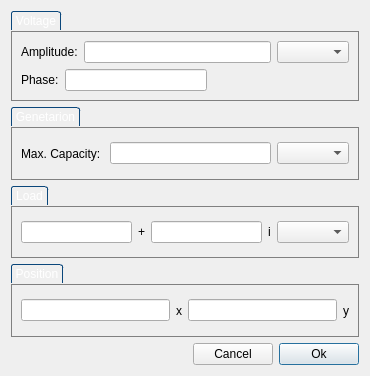
<?xml version="1.0" encoding="UTF-8"?>
<ui version="4.0">
 <class>WindowAddSlack</class>
 <widget class="QDialog" name="WindowAddSlack">
  <property name="geometry">
   <rect>
    <x>0</x>
    <y>0</y>
    <width>370</width>
    <height>376</height>
   </rect>
  </property>
  <property name="windowTitle">
   <string>Add Slack  Bar</string>
  </property>
  <layout class="QVBoxLayout" name="verticalLayout_2">
   <item>
    <widget class="QGroupBox" name="gbLoad_2">
     <property name="styleSheet">
      <string notr="true">QGroupBox {
border: 1px solid gray;
margin-top: 20px;
}

QGroupBox::title
{
    subcontrol-origin: margin;	
    border-top-left-radius: 3px;
    border-top-right-radius: 3px;
    border: 1px solid #0b477b;
    border-bottom: none;
    background-color: qlineargradient(x1: 0, y1: 0, x2: 0, y2: 1,
        stop: 0 #001520, stop: 1 #000809);
    padding: 2 2px;
    color: white;   
}</string>
     </property>
     <property name="title">
      <string>Voltage</string>
     </property>
     <layout class="QVBoxLayout" name="verticalLayout">
      <item>
       <layout class="QHBoxLayout" name="horizontalLayout_2">
        <item>
         <widget class="QLabel" name="label_14">
          <property name="text">
           <string>Amplitude:</string>
          </property>
         </widget>
        </item>
        <item>
         <widget class="QLineEdit" name="V">
          <property name="toolTip">
           <string>Comsumed power</string>
          </property>
          <property name="toolTipDuration">
           <number>1</number>
          </property>
         </widget>
        </item>
        <item>
         <widget class="QComboBox" name="VUnity"/>
        </item>
       </layout>
      </item>
      <item>
       <layout class="QHBoxLayout" name="horizontalLayout_3">
        <item>
         <widget class="QLabel" name="label_15">
          <property name="text">
           <string>Phase:</string>
          </property>
         </widget>
        </item>
        <item>
         <widget class="QLineEdit" name="phase">
          <property name="toolTip">
           <string>Consumed reactive power</string>
          </property>
          <property name="toolTipDuration">
           <number>1</number>
          </property>
         </widget>
        </item>
        <item>
         <spacer name="horizontalSpacer_2">
          <property name="orientation">
           <enum>Qt::Horizontal</enum>
          </property>
          <property name="sizeHint" stdset="0">
           <size>
            <width>40</width>
            <height>20</height>
           </size>
          </property>
         </spacer>
        </item>
       </layout>
      </item>
     </layout>
    </widget>
   </item>
   <item>
    <widget class="QGroupBox" name="gbGeneration">
     <property name="styleSheet">
      <string notr="true">QGroupBox {
border: 1px solid gray;
margin-top: 20px;
}

QGroupBox::title
{
    subcontrol-origin: margin;	
    border-top-left-radius: 3px;
    border-top-right-radius: 3px;
    border: 1px solid #0b477b;
    border-bottom: none;
    background-color: qlineargradient(x1: 0, y1: 0, x2: 0, y2: 1,
        stop: 0 #001520, stop: 1 #000809);
    padding: 2 2px;
    color: white;   
}</string>
     </property>
     <property name="title">
      <string>Genetarion</string>
     </property>
     <layout class="QHBoxLayout" name="horizontalLayout">
      <item>
       <widget class="QLabel" name="label_3">
        <property name="text">
         <string>Max. Capacity: </string>
        </property>
       </widget>
      </item>
      <item>
       <widget class="QLineEdit" name="MaxCapacity">
        <property name="toolTip">
         <string>Maximum generation capacity</string>
        </property>
        <property name="toolTipDuration">
         <number>1</number>
        </property>
       </widget>
      </item>
      <item>
       <widget class="QComboBox" name="GenerationUnity"/>
      </item>
     </layout>
    </widget>
   </item>
   <item>
    <widget class="QGroupBox" name="gbLoad">
     <property name="styleSheet">
      <string notr="true">QGroupBox {
border: 1px solid gray;
margin-top: 20px;
}

QGroupBox::title
{
    subcontrol-origin: margin;	
    border-top-left-radius: 3px;
    border-top-right-radius: 3px;
    border: 1px solid #0b477b;
    border-bottom: none;
    background-color: qlineargradient(x1: 0, y1: 0, x2: 0, y2: 1,
        stop: 0 #001520, stop: 1 #000809);
    padding: 2 2px;
    color: white;   
}</string>
     </property>
     <property name="title">
      <string>Load</string>
     </property>
     <layout class="QHBoxLayout" name="horizontalLayout_7">
      <item>
       <widget class="QLineEdit" name="Pload">
        <property name="toolTip">
         <string>Comsumed power</string>
        </property>
        <property name="toolTipDuration">
         <number>1</number>
        </property>
       </widget>
      </item>
      <item>
       <widget class="QLabel" name="label_10">
        <property name="text">
         <string>+</string>
        </property>
       </widget>
      </item>
      <item>
       <widget class="QLineEdit" name="Qload">
        <property name="toolTip">
         <string>Consumed reactive power</string>
        </property>
        <property name="toolTipDuration">
         <number>1</number>
        </property>
       </widget>
      </item>
      <item>
       <widget class="QLabel" name="label_11">
        <property name="text">
         <string>i</string>
        </property>
       </widget>
      </item>
      <item>
       <widget class="QComboBox" name="LoadUnity"/>
      </item>
     </layout>
    </widget>
   </item>
   <item>
    <widget class="QGroupBox" name="gbPosition">
     <property name="styleSheet">
      <string notr="true">QGroupBox {
border: 1px solid gray;
margin-top: 20px;
}

QGroupBox::title
{
    subcontrol-origin: margin;	
    border-top-left-radius: 3px;
    border-top-right-radius: 3px;
    border: 1px solid #0b477b;
    border-bottom: none;
    background-color: qlineargradient(x1: 0, y1: 0, x2: 0, y2: 1,
        stop: 0 #001520, stop: 1 #000809);
    padding: 2 2px;
    color: white;   
}</string>
     </property>
     <property name="title">
      <string>Position</string>
     </property>
     <layout class="QHBoxLayout" name="horizontalLayout_8">
      <item>
       <widget class="QLineEdit" name="Px"/>
      </item>
      <item>
       <widget class="QLabel" name="label_12">
        <property name="text">
         <string>x</string>
        </property>
       </widget>
      </item>
      <item>
       <widget class="QLineEdit" name="Py"/>
      </item>
      <item>
       <widget class="QLabel" name="label_13">
        <property name="text">
         <string>y</string>
        </property>
       </widget>
      </item>
     </layout>
    </widget>
   </item>
   <item>
    <layout class="QHBoxLayout" name="horizontalLayout_5">
     <property name="sizeConstraint">
      <enum>QLayout::SetDefaultConstraint</enum>
     </property>
     <item>
      <spacer name="horizontalSpacer">
       <property name="orientation">
        <enum>Qt::Horizontal</enum>
       </property>
       <property name="sizeHint" stdset="0">
        <size>
         <width>40</width>
         <height>20</height>
        </size>
       </property>
      </spacer>
     </item>
     <item>
      <widget class="QPushButton" name="btnCancel">
       <property name="focusPolicy">
        <enum>Qt::TabFocus</enum>
       </property>
       <property name="text">
        <string>Cancel</string>
       </property>
      </widget>
     </item>
     <item>
      <widget class="QPushButton" name="btnOk">
       <property name="text">
        <string>Ok</string>
       </property>
       <property name="default">
        <bool>true</bool>
       </property>
      </widget>
     </item>
    </layout>
   </item>
  </layout>
 </widget>
 <resources/>
 <connections/>
</ui>
